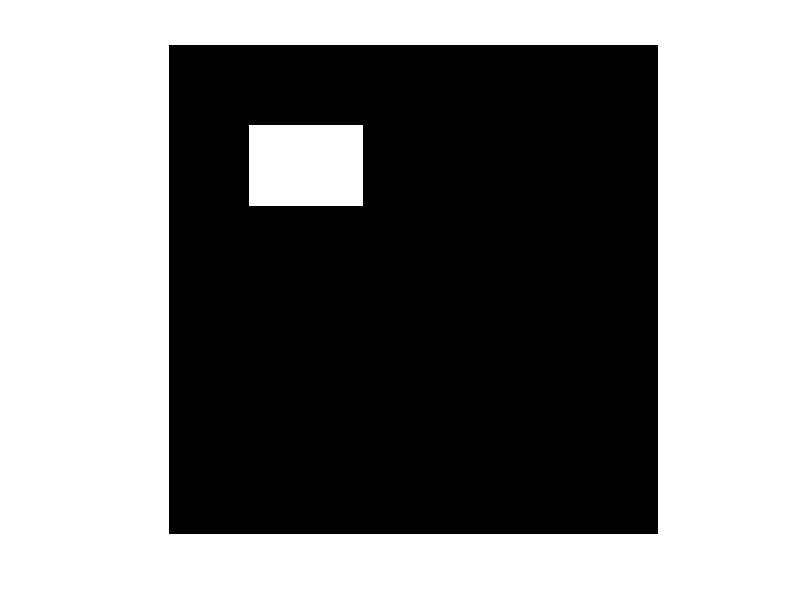
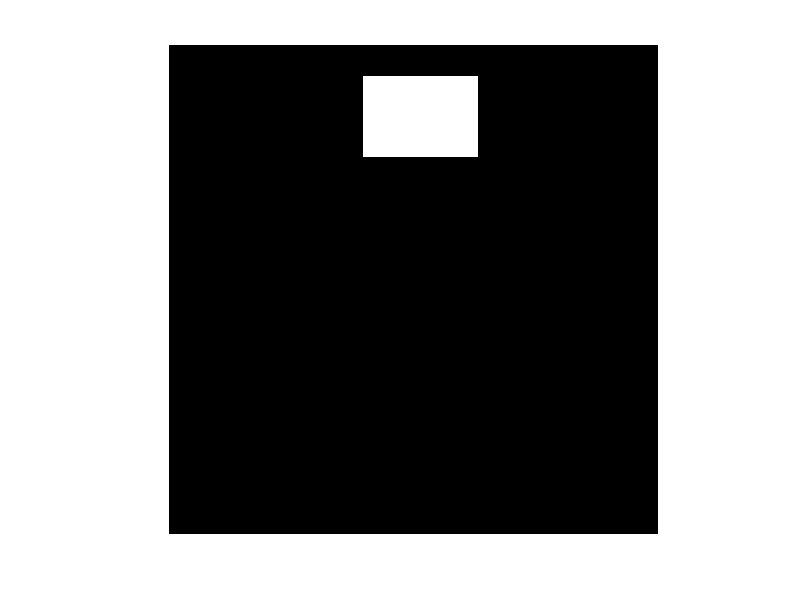
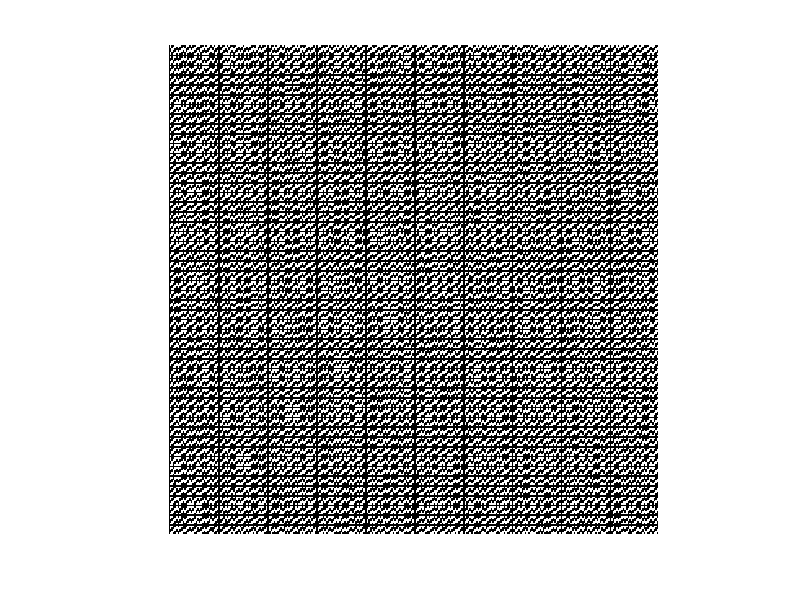
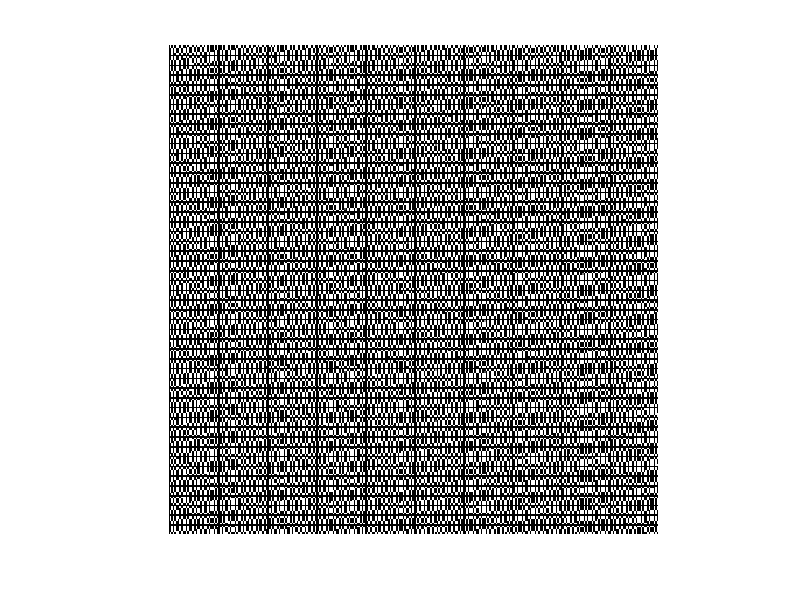

The MATLAB source for these figures, in order:

i = zeros(300,300);
j = i;
i(50:99,50:119) = ones(50,70);
i = i*255;
j(20:69,120:189) = ones(50,70);
j = j*255;
figure(1),imshow(i);
figure(2),imshow(j);

fi = fft2(i);
fj = fft2(j);

figure(3),imshow(fi);
figure(4),imshow(fj);


x = (fi.*conj(fj));
m = abs(fi.*(fj));
y  = x./m;
shift = ifft2(x);
